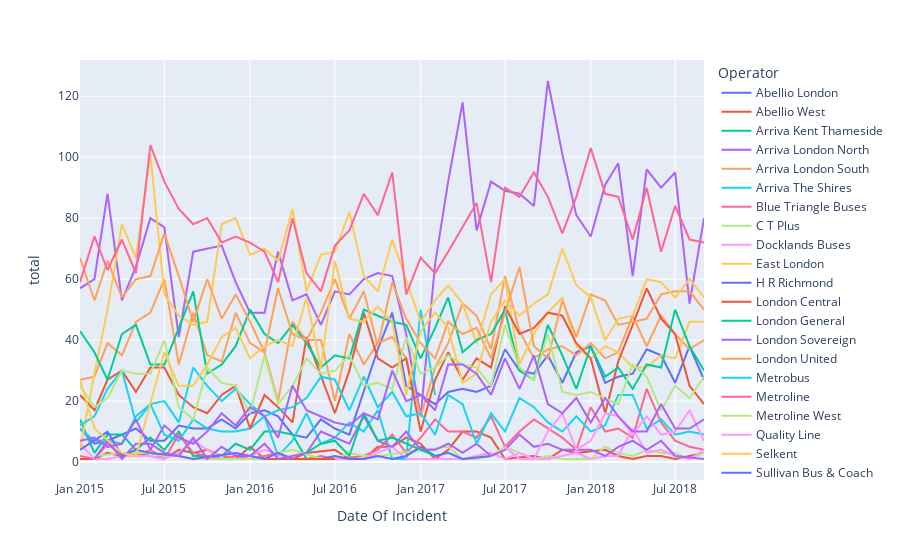

The cell this chart's notebook holds for it:
### Code cell
# 9- Considerando o Operador qual a distribuição de incidentes ao longo do tempo?
fig = px.line(df_operator, x='Date Of Incident', y='total', color='Operator')
fig.show()
